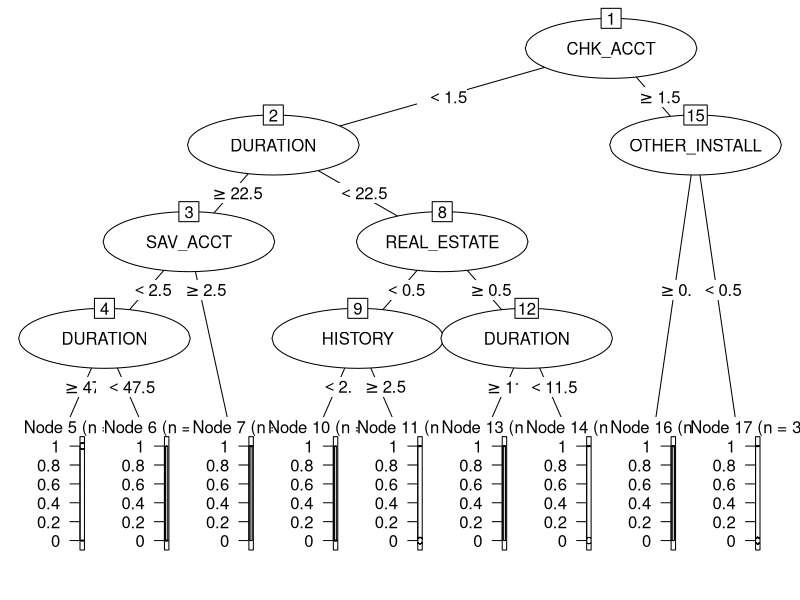
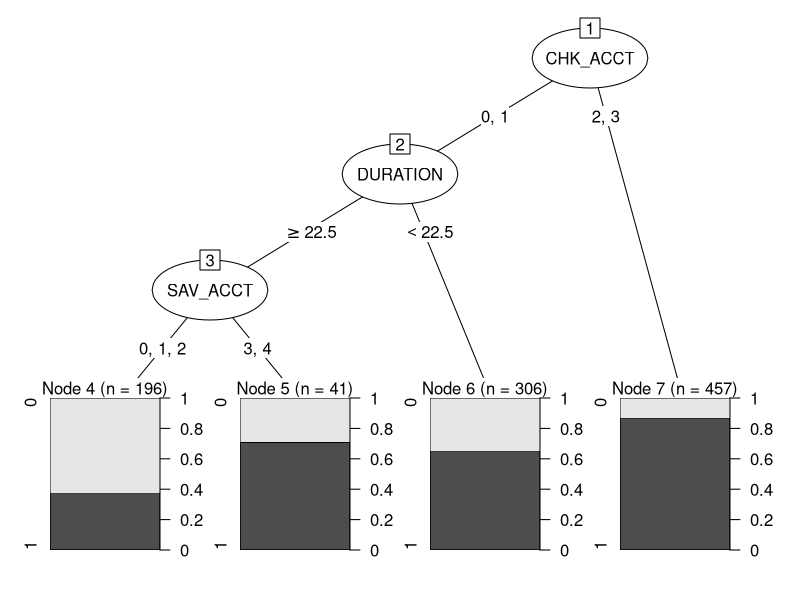
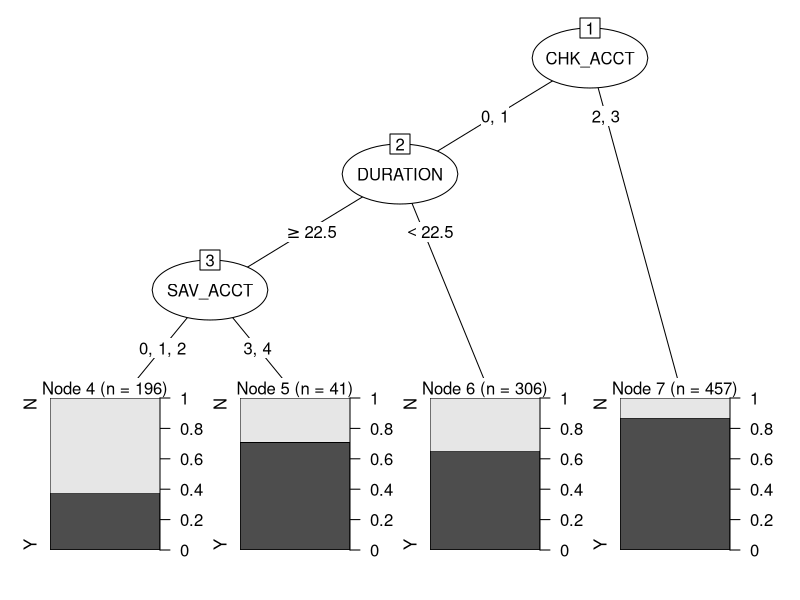
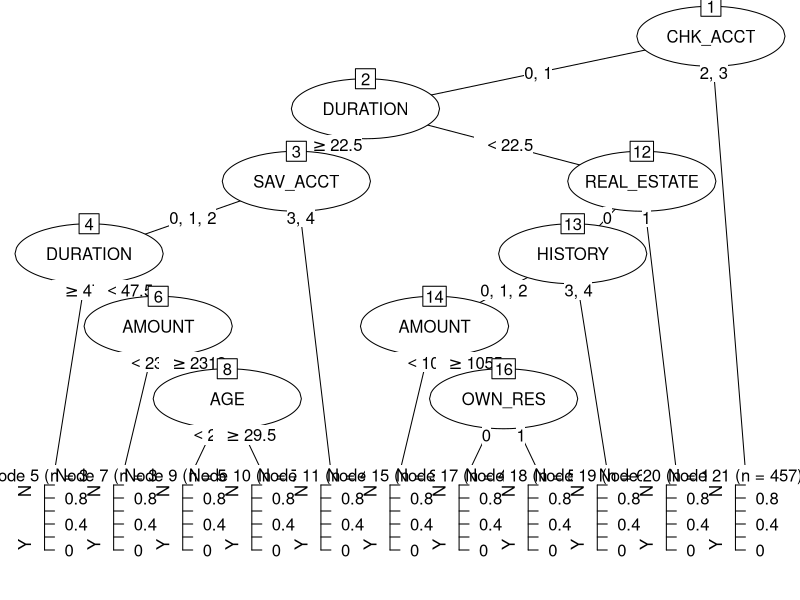

Here is the R script that generated these plots, in order:
setwd("~/msc/data-analytics/lab6")
Data <- read.csv("DT-Credit.csv", header=TRUE, sep= ";")
#See the structure of data
str(Data)
# Remove the first col.
Data <- Data[,-1]
str(Data) 
attach(Data)
library(rpart)
print(RESPONSE~.)

# RESPONSE~. means use all columns of the independent variable, the dot . means everything else
DT_Model <-rpart(RESPONSE~., data=Data, control=rpart.control(minsplit=60, minbucket=30, maxdepth=4 )) 
# minsplit: the minimum number of observations that must exist in a node for a new split 
# minbucket: the minimum number of observations in any terminal node 
# Maxdepth: Maximum depth for any node, with the root node counted as depth 0. 
DT_Model
library("partykit") 
plot(as.party(DT_Model)) 
#Didn't really work!
# We need to see which cols are actually factors, not integers. 
str(Data) 
cols <- c(1, 3:9, 11:21, 23:31)
Data[cols] <- lapply(Data[cols],factor)
str(Data)
# This make more sense now!
#Lets run the Decision Tree Model.
DT_Model <-rpart(RESPONSE~., data=Data, control=rpart.control(minsplit=60, minbucket=30, maxdepth=4 )) 
print(DT_Model)
plot(as.party(DT_Model)) 

# Change the response to Y/N answers. 
Target=ifelse(RESPONSE==1,'Y','N')
Data <- data.frame(Data,Target)
str(Data)
#Remove the col "Response"
Data1=Data[,-31] 

DT_Model1<-rpart(Target~., data=Data1, control=rpart.control(minsplit=60, minbucket=30, maxdepth=4 ))
print(DT_Model1)
# cptable is the complexity parameter
print(DT_Model1$cptable)
plot(as.party(DT_Model1))

# Change the control parameters and see the change in the output (minsplit=60, minbucket=30, maxdepth=8). 
DT_Model2 <-rpart(Target~., data=Data1, control=rpart.control(minsplit=60, minbucket=30, maxdepth=8 )) 
print(DT_Model2)
print(DT_Model2$cptable)
plot(as.party(DT_Model2)) 
